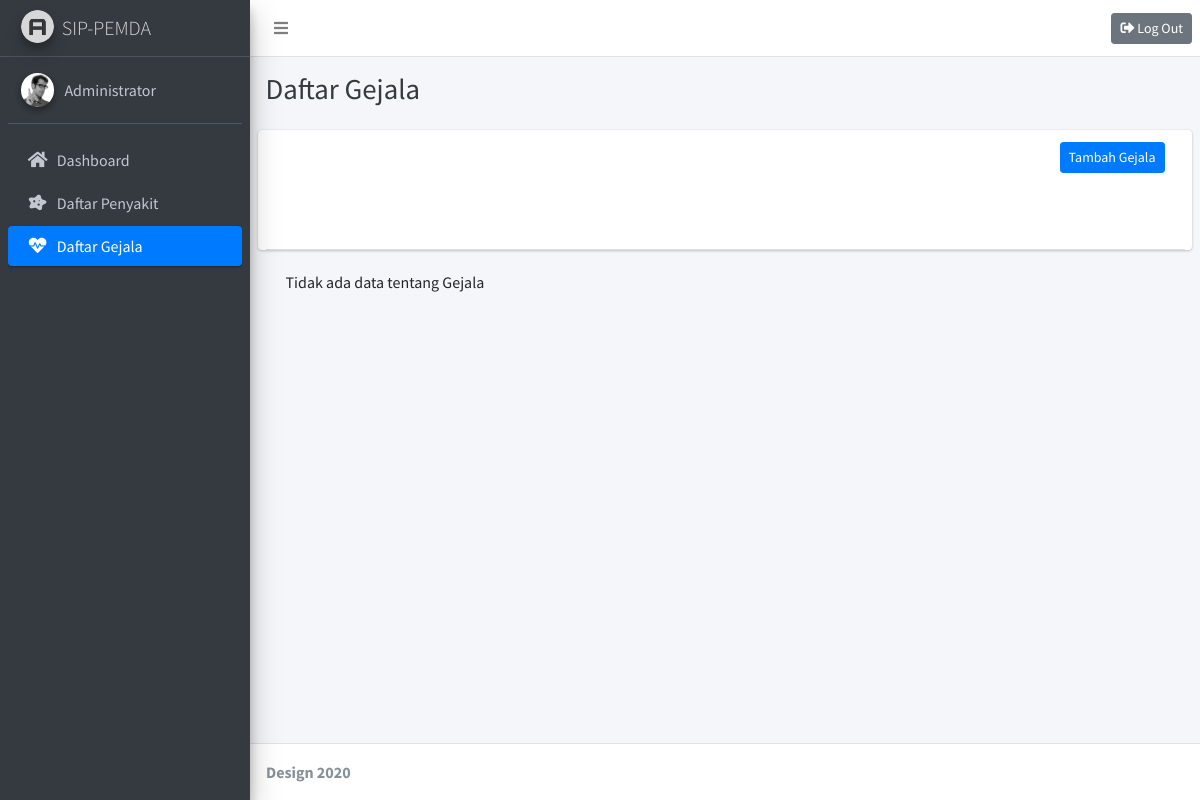
Page /pages/symptoms.php (signed in) on the earlier database version.
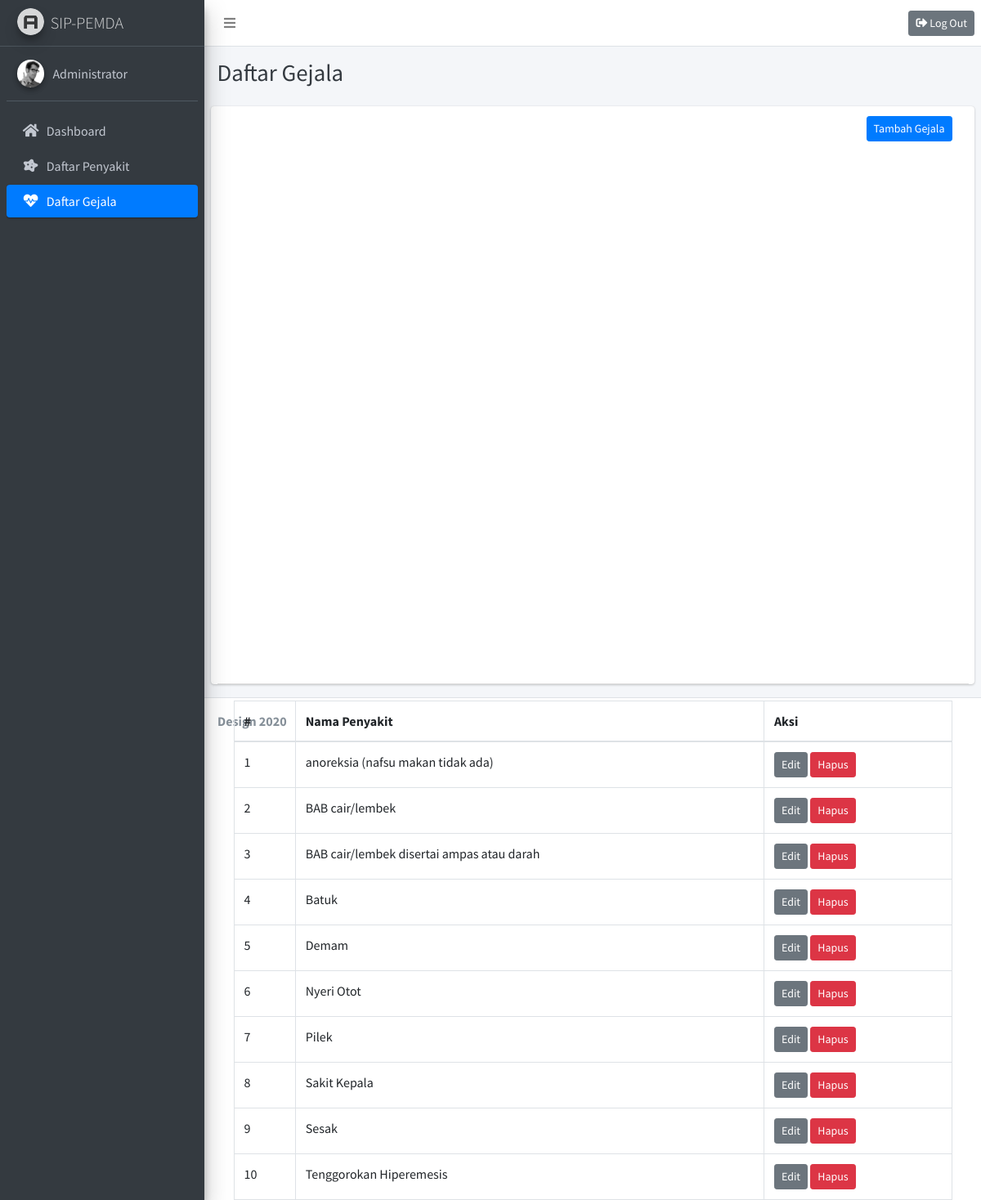
Same page on the later database version.
### tables this page shows
CREATE TABLE `gejala` (
  `id` int(10) NOT NULL,
  `nama` varchar(255) NOT NULL
);

### pages/symptoms.php (the view, shortened to what this page needs)
<?php
  include '../connect.php';
  $query = "SELECT * FROM `gejala` ORDER BY `nama` ASC;";
  $sql = mysqli_query($mysqli, $query);
?>
<!DOCTYPE html>
<html>
  <head>
    <link rel="stylesheet" href="../plugins/fontawesome-free/css/all.min.css">
    <link rel="stylesheet" href="https://code.ionicframework.com/ionicons/2.0.1/css/ionicons.min.css">
    <link rel="stylesheet" href="../plugins/tempusdominus-bootstrap-4/css/tempusdominus-bootstrap-4.min.css">
    <link rel="stylesheet" href="../plugins/icheck-bootstrap/icheck-bootstrap.min.css">
    <link rel="stylesheet" href="../plugins/jqvmap/jqvmap.min.css">
    <link rel="stylesheet" href="../dist/css/adminlte.min.css">
    <link rel="stylesheet" href="../plugins/overlayScrollbars/css/OverlayScrollbars.min.css">
    <link rel="stylesheet" href="../plugins/daterangepicker/daterangepicker.css">
    <link rel="stylesheet" href="../plugins/summernote/summernote-bs4.css">
  </head>
  <body class="hold-transition sidebar-mini layout-fixed">
    <div class="wrapper">
      <nav class="main-header navbar navbar-expand navbar-white navbar-light">
        <ul class="navbar-nav">
          <li class="nav-item">
            <a class="nav-link" data-widget="pushmenu" href="#" role="button"><i class="fas fa-bars"></i></a>
          </li>
        </ul>
        <ul class="navbar-nav ml-auto">
          <li class="nav-item">
            <a class="btn btn-sm btn-secondary" href="../functions/logout.php">
              <i class="fas fa-sign-out-alt"></i>  Log Out
            </a>
          </li>
        </ul>
      </nav>
      <aside class="main-sidebar sidebar-dark-primary elevation-4">
        <a href="/sip_pemda" class="brand-link">
          <img src="../dist/img/AdminLTELogo.png" alt="AdminLTE Logo" class="brand-image img-circle elevation-3"
              style="opacity: .8">
          <span class="brand-text font-weight-light">SIP-PEMDA</span>
        </a>
        <div class="sidebar">
          <div class="user-panel mt-3 pb-3 mb-3 d-flex">
            <div class="image">
              <img src="../dist/img/user2-160x160.jpg" class="img-circle elevation-2" alt="User Image">
            </div>
            <div class="info">
              <a href="profil.php" class="d-block"><?php echo $_SESSION['username'] ?></a>
            </div>
          </div>
          <nav class="mt-2">
            <ul class="nav nav-pills nav-sidebar flex-column nav-child-indent" data-widget="treeview" role="menu" data-accordion="false">
              <li class="nav-item">
                <a href="dashboard.php" class="nav-link">
                  <i class="nav-icon fas fa-home"></i>
                  <p>
                    Dashboard
                  </p>
                </a>
              </li>
              <li class="nav-item">
                <a href="diseases.php" class="nav-link">
                  <i class="nav-icon fas fa-disease"></i>
                  <p>
                    Daftar Penyakit
                  </p>
                </a>
              </li>
              <li class="nav-item">
                <a href="symptoms.php" class="nav-link active">
                  <i class="nav-icon fas fa-heartbeat"></i>
                  <p>
                    Daftar Gejala
                  </p>
                </a>
              </li>
            </ul>
          </nav>
        </div>
      </aside>
      <div class="content-wrapper">
        <div class="content-header">
          <div class="container-fluid">
            <div class="row mb-2">
              <div class="col-sm-6">
                <h1 class="m-0 text-dark">Daftar Gejala</h1>
              </div>
            </div>
          </div>
        </div>
        <section class="content">
          <div class="container-fluid">
            <div class="row">
              <div class="card col-12">
              <?php if($_SESSION['role'] == "admin"){ ?>
                <div class="card-header col-12">
                  <a href="add_symptoms.php" class="btn btn-sm btn-primary float-right">Tambah Gejala</a>
                </div>
              <?php } ?>
                <div class="card-body">
                  <?php
                    if(mysqli_num_rows($sql) == 0){ ?>
                      Tidak ada data tentang Gejala
                  <?php
                    } else {
                  ?>
                    <table class="table table-bordered">
                      <thead>
                        <tr>
                          <th>#</th>
                          <th>Nama Penyakit</th>
                          <?php if($_SESSION['role'] == "admin"){ ?>
                          <th>Aksi</th>
                          <?php } ?>
                        </tr>
                      </thead>
                      <tbody>
                        <?php
                          $number = 1;
                          while($datas = mysqli_fetch_assoc($sql)){
                        ?>
                        <tr>
                          <td><?php echo $number++; ?></td>
                          <td><?php echo $datas['nama']; ?></td>
                          <?php if($_SESSION['role'] == "admin"){ ?>
                          <td>
                              <a href="edit_symptoms.php?id=<?php echo $datas['id']; ?>" class="btn btn-sm btn-secondary">Edit</a>
                              <a href="../functions/delete_symptoms.php?id=<?php echo $datas['id']; ?>" onclick="return confirm('Apakah anda yakin ingin menghapus gejala ini?');" class="btn btn-sm btn-danger">Hapus</a>
                          </td>
                          <?php } ?>
                        </tr>
                        <?php } ?>
                      </tbody>
                    </table>
                  <?php
                    }
                  ?>
                </div>
              </div>
            </div>
          </div>
        </section>
      </div>
      <footer class="main-footer">
        <strong>Design 2020</strong>
      </footer>
    </div>
  </body>
</html>

Differences in the rows shown:
added gejala: nama "anoreksia (nafsu makan tidak ada)"
added gejala: nama "BAB cair/lembek"
added gejala: nama "BAB cair/lembek disertai ampas atau darah"
added gejala: nama "Batuk"
added gejala: nama "Demam"
added gejala: nama "Nyeri Otot"
added gejala: nama "Pilek"
added gejala: nama "Sakit Kepala"
added gejala: nama "Sesak"
added gejala: nama "Tenggorokan Hiperemesis"
Other differences:
text no longer shown: "Tidak ada data tentang Gejala"
text now shown: "# Nama Penyakit Aksi"
